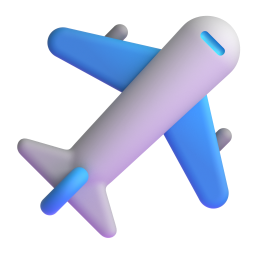
#> input picture assets/airplane.png, 256 x 256 px; its folder holds only this picture in this run
$ python batch_generate.py
#> lines starting #> are read from the running program, lines starting #| are printed output that depends on the picture; after the words box and inside, x2 and y2 are one past the last pixel; in counts of white or black regions, pixels touching at a corner belong together
import os
import math
import random
import argparse
import glob
import cv2
import numpy as np
from PIL import Image, ImageDraw, ImageFont

BASE_DIR = os.path.dirname(os.path.abspath(__file__))
ASSETS_DIR = os.path.join(BASE_DIR, "assets")
OUTPUT_DIR = os.path.join(BASE_DIR, "output")
os.makedirs(OUTPUT_DIR, exist_ok=True)

OUTLINE_COLORS = {
    "electric_blue": (0, 110, 255),
    "crimson_red": (235, 35, 45),
    "neon_green": (20, 210, 80),
    "cyber_yellow": (255, 190, 0),
    "hot_pink": (255, 40, 140),
    "deep_purple": (160, 40, 240)
}

HOOK_TITLES = [
    "CAN YOU STOP IN THE SHADOW?",
    "99% FAIL TO PAUSE IN TIME!",
    "STOP IT AT THE RIGHT MOMENT",
    "CAN YOU PAUSE PERFECTLY?",
    "TRY TO STOP AT 100% MATCH",
    "LEVEL 1: CAN YOU CATCH IT?"
]

def create_smooth_outline(rgba_img, color_rgb=(0, 110, 255), thickness=8):
    img_np = np.array(rgba_img)
    h, w = img_np.shape[:2]
    alpha = img_np[:, :, 3]

    _, thresh = cv2.threshold(alpha, 35, 255, cv2.THRESH_BINARY)
    contours, _ = cv2.findContours(thresh, cv2.RETR_EXTERNAL, cv2.CHAIN_APPROX_NONE)

    outline_canvas = np.zeros((h, w, 4), dtype=np.uint8)
    rgba_color = (int(color_rgb[0]), int(color_rgb[1]), int(color_rgb[2]), 255)
    cv2.drawContours(outline_canvas, contours, -1, rgba_color, thickness=thickness, lineType=cv2.LINE_AA)

    return Image.fromarray(outline_canvas, mode="RGBA")

def trim_transparent_borders(img):
    bbox = img.getbbox()
    return img.crop(bbox) if bbox else img

def build_background(title_text, width=1080, height=1920):
#> called with title_text = 'STOP IT AT THE RIGHT MOMENT', width = 1080, height = 1920
    cx, cy = width / 2, height * 0.46
    max_radius = math.hypot(width, height) / 1.5
    y, x = np.ogrid[:height, :width]
    dist = np.clip(np.hypot(x - cx, y - cy) / max_radius, 0.0, 1.0)

    c_center = np.array([255, 255, 255], dtype=np.float32)
    c_edge = np.array([225, 230, 238], dtype=np.float32)
    bg_np = (c_center * (1.0 - dist[:, :, None]) + c_edge * dist[:, :, None]).astype(np.uint8)

    bg_img = Image.fromarray(bg_np, mode="RGB").convert("RGBA")
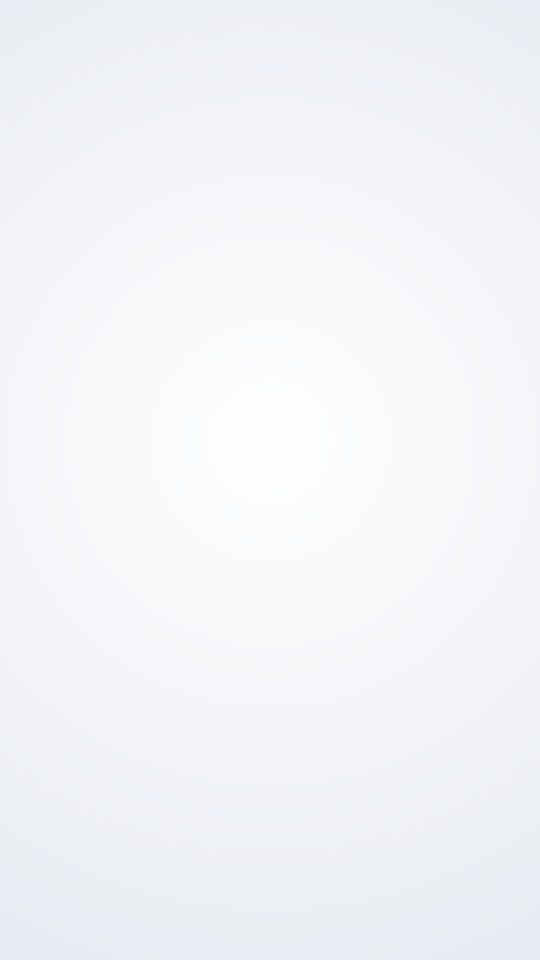
#> bg_img: PIL image 1080x1920 RGBA (shown at 1/2 size); mean R, G, B, A 242.4, 244.4, 247.7, 255
    draw = ImageDraw.Draw(bg_img)

    # Faint target arena circle
    icx, icy = int(cx), int(cy)
    draw.ellipse([icx - 440, icy - 440, icx + 440, icy + 440], outline=(180, 195, 215, 60), width=4)
    draw.ellipse([icx - 410, icy - 410, icx + 410, icy + 410], fill=(235, 242, 252, 50), outline=(180, 195, 215, 70), width=2)

    try:
        title_font = ImageFont.truetype("arialbd.ttf", 44)
        badge_font = ImageFont.truetype("arialbd.ttf", 30)
        sub_font = ImageFont.truetype("arial.ttf", 32)
    except:
        title_font = badge_font = sub_font = ImageFont.load_default()

    top_y = 120
    draw.rounded_rectangle([60, top_y, width - 60, top_y + 110], radius=24, fill=(255, 255, 255, 230), outline=(210, 222, 238, 255), width=3)

    bbox = draw.textbbox((0, 0), title_text, font=title_font)
#> bbox = (0, 8, 703, 41)
    tw = bbox[2] - bbox[0]
#> tw = 703
    draw.text(((width - tw) // 2, top_y + 32), title_text, fill=(15, 23, 42, 255), font=title_font)

    def draw_badge(bx, by, text, bg_color=(225, 29, 72)):
#> called with bx = 80, by = 250, text = '99% FAIL', bg_color = (225, 29, 72)
        bw, bh = 170, 56
        draw.rounded_rectangle([bx, by, bx + bw, by + bh], radius=16, fill=bg_color)
        tbox = draw.textbbox((0, 0), text, font=badge_font)
#> tbox = (0, 6, 137, 28)
        draw.text((bx + (bw - (tbox[2] - tbox[0])) // 2, by + 12), text, fill=(255, 255, 255), font=badge_font)

    draw_badge(80, top_y + 130, "99% FAIL")
    draw_badge(width - 250, top_y + 130, "PAUSE")

    bot_y = height - 200
    cta_text = "Tap screen to pause & comment your screenshot!"
    c_bbox = draw.textbbox((0, 0), cta_text, font=sub_font)
#> c_bbox = (-1, 6, 798, 37)
    cw = c_bbox[2] - c_bbox[0]
#> cw = 799
    draw.rounded_rectangle([(width - cw) // 2 - 30, bot_y - 12, (width + cw) // 2 + 30, bot_y + 50],
                           radius=20, fill=(30, 41, 59, 230))
    draw.text(((width - cw) // 2, bot_y), cta_text, fill=(255, 255, 255), font=sub_font)

    return bg_img

def prep_sprite(pil_img):
    np_img = np.array(pil_img)
    rgb = np_img[:, :, :3]
    bgr = cv2.cvtColor(rgb, cv2.COLOR_RGB2BGR)
    alpha = np_img[:, :, 3].astype(np.float32) / 255.0
    return bgr, alpha, pil_img.width, pil_img.height

def fast_overlay(frame, sprite_bgr, sprite_alpha, x, y, sw, sh, width=1080, height=1920):
    x1, y1 = max(0, x), max(0, y)
    x2, y2 = min(width, x + sw), min(height, y + sh)
    if x1 >= x2 or y1 >= y2:
        return
    sx1, sy1 = x1 - x, y1 - y
    sx2, sy2 = sx1 + (x2 - x1), sy1 + (y2 - y1)
    a = sprite_alpha[sy1:sy2, sx1:sx2, None]
    frame[y1:y2, x1:x2] = (1.0 - a) * frame[y1:y2, x1:x2] + a * sprite_bgr[sy1:sy2, sx1:sx2]

def generate_single_video(hero_path, item_path, output_path, outline_color_name=None, title=None, duration=8.0, fps=60):
    width, height = 1080, 1920
    total_frames = int(duration * fps)

    if not outline_color_name or outline_color_name not in OUTLINE_COLORS:
        outline_color_name = random.choice(list(OUTLINE_COLORS.keys()))
    outline_color = OUTLINE_COLORS[outline_color_name]

    if not title:
        title = random.choice(HOOK_TITLES)

    print(f"\n==========================================")
    print(f"Rendering: {os.path.basename(output_path)}")
    print(f"Hero: {os.path.basename(hero_path)} | Item: {os.path.basename(item_path)}")
    print(f"Color: {outline_color_name} | Title: {title}")

    base_bg = build_background(title, width, height)

    raw_hero = Image.open(hero_path).convert("RGBA")
#> raw_hero is the input picture: PIL image 256x256 RGBA; mean R, G, B, A 53.5, 59.7, 79.7, 95.7
    raw_hero = trim_transparent_borders(raw_hero)
#> in trim_transparent_borders, `bbox = img.getbbox()`: bbox = (17, 15, 241, 239)
    h_aspect = raw_hero.width / raw_hero.height
#> h_aspect = 1
    hero_w = 400 if h_aspect > 1.0 else int(400 * h_aspect)
#> hero_w = 400
    hero_h = int(400 / h_aspect) if h_aspect > 1.0 else 400
#> hero_h = 400
    hero_sprite = raw_hero.resize((hero_w, hero_h), Image.Resampling.LANCZOS)
    hero_outline = create_smooth_outline(hero_sprite, color_rgb=outline_color, thickness=8)
#> in create_smooth_outline, `_, thresh = cv2.threshold(alpha, 35, 255, cv2.THRESH_BINARY)`:
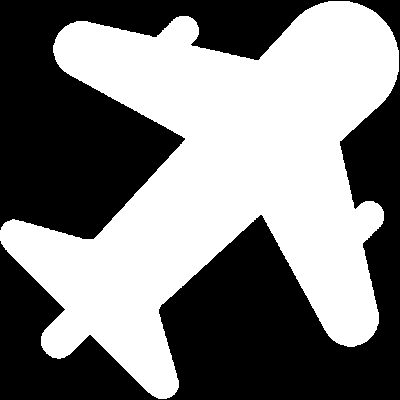
#> thresh: shape (400, 400); 50% white; 1 white region
#> in create_smooth_outline, `contours, _ = cv2.findContours(thresh, cv2.RETR_EXTERNAL, cv2.CHAIN_AP..`: contours = 1 contour; box (x1, y1, x2, y2) and area: (0, 1, 399, 399) 79130

    raw_item = Image.open(item_path).convert("RGBA")
    raw_item = trim_transparent_borders(raw_item)
    i_aspect = raw_item.width / raw_item.height
#> i_aspect = 1
    item_w = 180 if i_aspect > 1.0 else int(180 * i_aspect)
#> item_w = 180
    item_h = int(180 / i_aspect) if i_aspect > 1.0 else 180
#> item_h = 180
    item_sprite = raw_item.resize((item_w, item_h), Image.Resampling.LANCZOS)
    item_outline = create_smooth_outline(item_sprite, color_rgb=outline_color, thickness=7)
#> call 2 of create_smooth_outline, with color_rgb = (0, 110, 255), thickness = 7
#> in create_smooth_outline (call 2), `_, thresh = cv2.threshold(alpha, 35, 255, cv2.THRESH_BINARY)`:
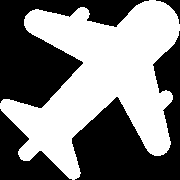
#> thresh: shape (180, 180); 50.1% white; 4 black regions
#> in create_smooth_outline (call 2), `contours, _ = cv2.findContours(thresh, cv2.RETR_EXTERNAL, cv2.CHAIN_AP..`: contours = 1 contour; box (x1, y1, x2, y2) and area: (0, 0, 180, 180) 15844
#> in create_smooth_outline (call 2), `cv2.drawContours(outline_canvas, contours, -1, rgba_color, thickness=t..`:
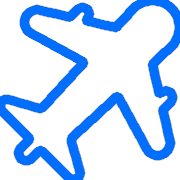
#> outline_canvas: shape (180, 180, 4); mean of channels 0, 1, 2, 3 0, 26.9, 62.4, 62.4; transparent parts drawn white

    hero_tx = (width - hero_w) // 2
#> hero_tx = 340
    hero_ty = 360

    items_x = (width - item_w) // 2
#> items_x = 450
    items_y_coords = [920, 1160, 1400]

    base_with_outlines = base_bg.copy()
    base_with_outlines.paste(hero_outline, (hero_tx, hero_ty), hero_outline)
    for iy in items_y_coords:
        base_with_outlines.paste(item_outline, (items_x, iy), item_outline)
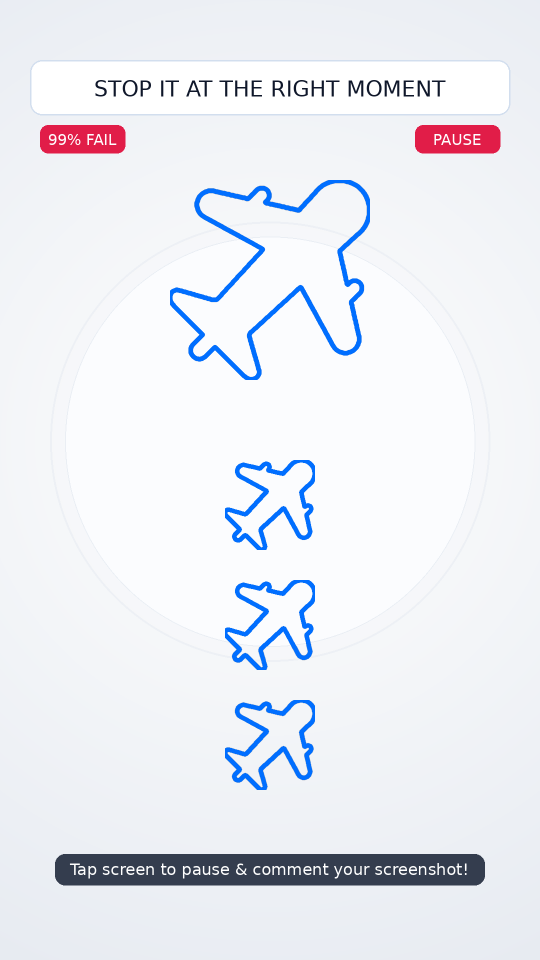
#> base_with_outlines: PIL image 1080x1920 RGBA (shown at 1/2 size); mean R, G, B, A 228.6, 232.8, 241.5, 202.4; transparent parts drawn white

    base_bgr = cv2.cvtColor(np.array(base_with_outlines.convert("RGB")), cv2.COLOR_RGB2BGR)

    h_bgr, h_alpha, hw, hh = prep_sprite(hero_sprite)
#> hw = 400; hh = 400
    i_bgr, i_alpha, iw, ih = prep_sprite(item_sprite)
#> in prep_sprite (call 2), `rgb = np_img[:, :, :3]`:
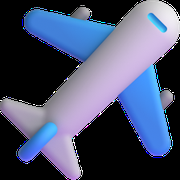
#> rgb: shape (180, 180, 3); mean R, G, B 73.4, 81.9, 109.5
#> iw = 180; ih = 180
    # GUARANTEED ALIGNMENT FORMULA:
    # All items pass through x = 0 at exact moments: t = t_win + k * 2.0s
    t_first_win = 2.35
    freqs = [0.75, 1.25, 1.75, 2.25]
    amps = [320, 290, 310, 280]
    directions = [1, -1, 1, -1] # Alternate crossing directions

    fourcc = cv2.VideoWriter_fourcc(*"mp4v")
    video_out = cv2.VideoWriter(output_path, fourcc, fps, (width, height))

    for f in range(total_frames):
        t = f / fps
        frame = base_bgr.copy()

        # Hero
        h_phase = 0.0 if directions[0] == 1 else math.pi
        h_offset = amps[0] * math.sin(2 * math.pi * freqs[0] * (t - t_first_win) + h_phase)
        hx = int(hero_tx + h_offset)
        fast_overlay(frame, h_bgr, h_alpha, hx, hero_ty, hw, hh)

        # 3 Sub-items
        for i, iy in enumerate(items_y_coords):
            idx = i + 1
            i_phase = 0.0 if directions[idx] == 1 else math.pi
            i_offset = amps[idx] * math.sin(2 * math.pi * freqs[idx] * (t - t_first_win) + i_phase)
            ix = int(items_x + i_offset)
            fast_overlay(frame, i_bgr, i_alpha, ix, iy, iw, ih)

        video_out.write(frame)
#> this loop made 480 passes
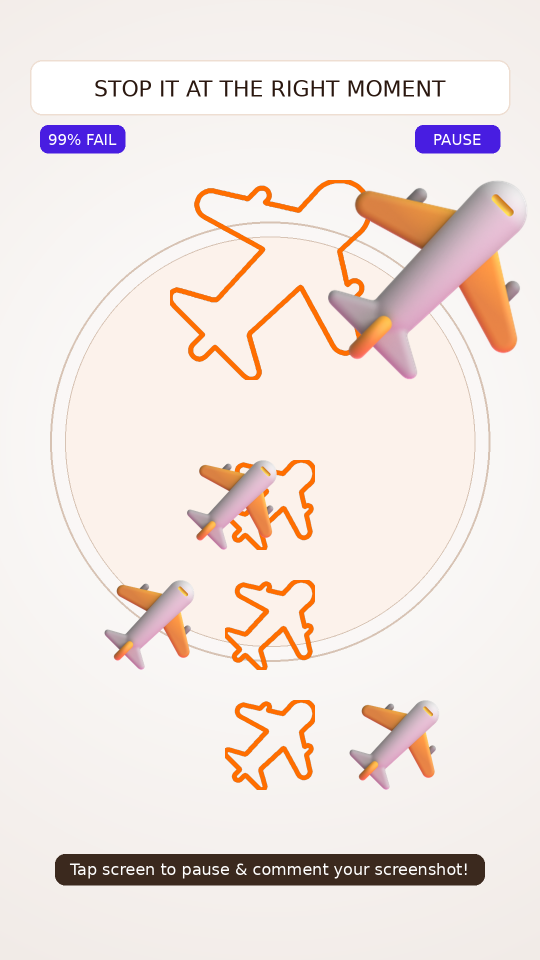
#> frame: shape (1920, 1080, 3) (shown at 1/2 size); mean R, G, B 238.9, 227.7, 222.9

    video_out.release()
#> (the run stopped early here; a loop or call above may not have finished)

$ run again, on assets/bat.png
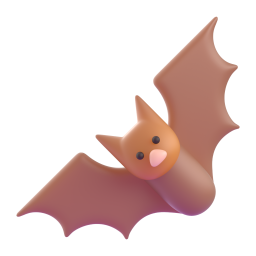
#> input picture assets/bat.png, 256 x 256 px
#> in build_background, `bbox = draw.textbbox((0, 0), title_text, font=title_font)`: bbox = (0, 8, 703, 41)
#> tw = 703
#> tbox = (0, 6, 137, 28)
#> c_bbox = (-1, 6, 798, 37)
#> cw = 799
#> in generate_single_video, raw_hero is the input picture: PIL image 256x256 RGBA; mean R, G, B, A 54.7, 35.4, 32.5, 77.7
#> in trim_transparent_borders, `bbox = img.getbbox()`: bbox = (16, 16, 240, 240)
#> in create_smooth_outline, `_, thresh = cv2.threshold(alpha, 35, 255, cv2.THRESH_BINARY)`:
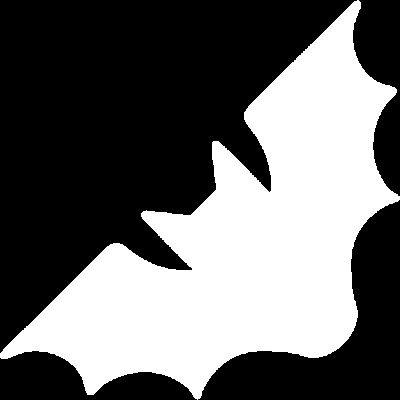
#> thresh: shape (400, 400); 40.6% white; 1 white region
#> contours = 1 contour; box (x1, y1, x2, y2) and area: (0, 0, 400, 400) 64194
#> thresh: shape (180, 180); 40.8% white; 1 white region
#> contours = 1 contour; box (x1, y1, x2, y2) and area: (0, 0, 180, 180) 12895
#> outline_canvas: shape (180, 180, 4)
#> hw = 400
#> rgb: shape (180, 180, 3)
#> bgr: shape (180, 180, 3)
#> iw = 180
#> the loop in generate_single_video, `for f in range(total_frames):` made 480 passes
#> after the loop in generate_single_video, `for f in range(total_frames):`:
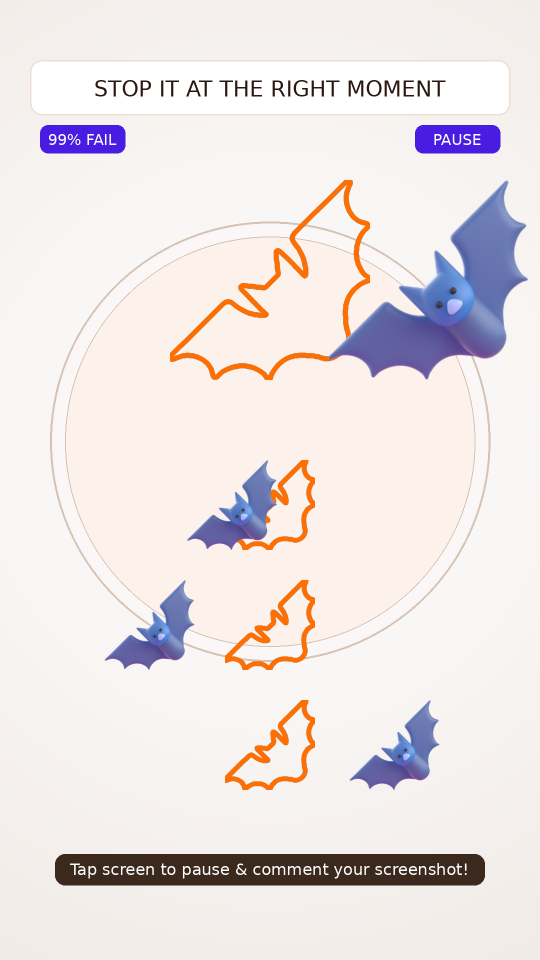
#> frame: shape (1920, 1080, 3) (shown at 1/2 size); mean R, G, B 234.3, 226.9, 226.5

$ run again, on assets/bell.png
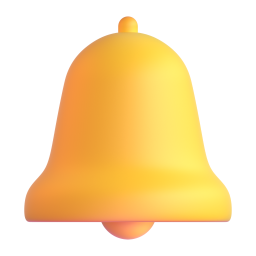
#> input picture assets/bell.png, 256 x 256 px
#> in build_background, `bbox = draw.textbbox((0, 0), title_text, font=title_font)`: bbox = (0, 8, 703, 41)
#> tw = 703
#> tbox = (0, 6, 137, 28)
#> c_bbox = (-1, 6, 798, 37)
#> cw = 799
#> in generate_single_video, raw_hero is the input picture: PIL image 256x256 RGBA; mean R, G, B, A 110, 83.7, 35.9, 111.8
#> in trim_transparent_borders, `bbox = img.getbbox()`: bbox = (24, 16, 232, 240)
#> thresh: shape (400, 371); 62.4% white; 4 black regions
#> contours = 1 contour; box (x1, y1, x2, y2) and area: (0, 0, 371, 400) 91938
#> thresh: shape (180, 167); 62.4% white; 4 black regions
#> contours = 1 contour; box (x1, y1, x2, y2) and area: (0, 0, 167, 180) 18507
#> outline_canvas: shape (180, 167, 4)
#> hw = 371; hh = 400
#> rgb: shape (180, 167, 3)
#> bgr: shape (180, 167, 3)
#> iw = 167; ih = 180
#> the loop in generate_single_video, `for f in range(total_frames):` made 480 passes
#> after the loop in generate_single_video, `for f in range(total_frames):`:
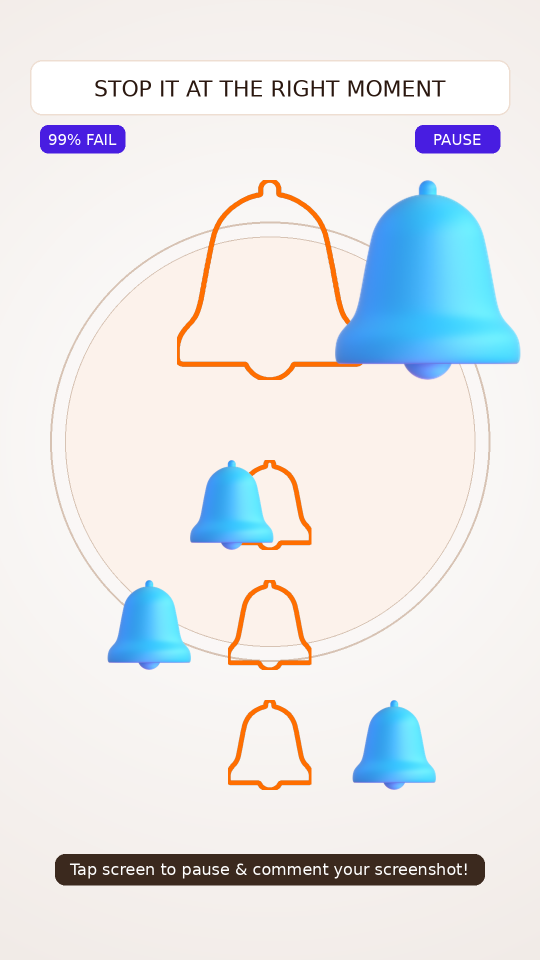
#> frame: shape (1920, 1080, 3) (shown at 1/2 size); mean R, G, B 229.5, 230, 231.2
